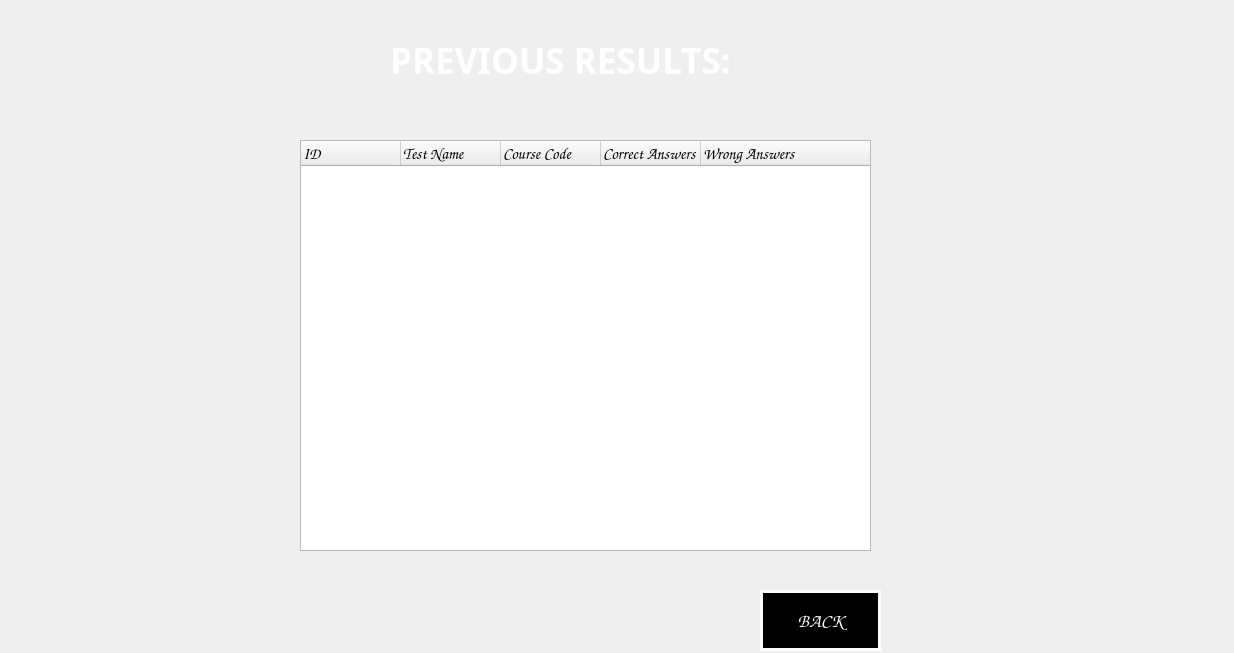
<?xml version="1.0" encoding="UTF-8"?>
<ui version="4.0">
 <class>viewPreviousResults</class>
 <widget class="QWidget" name="viewPreviousResults">
  <property name="geometry">
   <rect>
    <x>0</x>
    <y>0</y>
    <width>1234</width>
    <height>653</height>
   </rect>
  </property>
  <property name="windowTitle">
   <string>viewPreviousResults</string>
  </property>
  <widget class="QTreeWidget" name="treeWidget">
   <property name="geometry">
    <rect>
     <x>300</x>
     <y>140</y>
     <width>571</width>
     <height>411</height>
    </rect>
   </property>
   <property name="font">
    <font>
     <family>Comic Sans MS</family>
     <pointsize>12</pointsize>
     <weight>75</weight>
     <bold>true</bold>
    </font>
   </property>
   <column>
    <property name="text">
     <string>ID</string>
    </property>
   </column>
   <column>
    <property name="text">
     <string>Test Name</string>
    </property>
   </column>
   <column>
    <property name="text">
     <string>Course Code</string>
    </property>
   </column>
   <column>
    <property name="text">
     <string>Correct Answers</string>
    </property>
   </column>
   <column>
    <property name="text">
     <string>Wrong Answers</string>
    </property>
   </column>
   <column>
    <property name="text">
     <string/>
    </property>
   </column>
  </widget>
  <widget class="QLabel" name="username">
   <property name="geometry">
    <rect>
     <x>40</x>
     <y>30</y>
     <width>141</width>
     <height>51</height>
    </rect>
   </property>
   <property name="font">
    <font>
     <family>Comic Sans MS</family>
     <pointsize>18</pointsize>
     <weight>75</weight>
     <bold>true</bold>
    </font>
   </property>
   <property name="styleSheet">
    <string notr="true">color:white;</string>
   </property>
   <property name="text">
    <string/>
   </property>
  </widget>
  <widget class="QLabel" name="label">
   <property name="geometry">
    <rect>
     <x>360</x>
     <y>40</y>
     <width>401</width>
     <height>41</height>
    </rect>
   </property>
   <property name="font">
    <font>
     <family>Colonna MT</family>
     <pointsize>26</pointsize>
     <weight>75</weight>
     <bold>true</bold>
    </font>
   </property>
   <property name="styleSheet">
    <string notr="true">color:white;</string>
   </property>
   <property name="text">
    <string>PREVIOUS RESULTS:</string>
   </property>
   <property name="alignment">
    <set>Qt::AlignCenter</set>
   </property>
  </widget>
  <widget class="QPushButton" name="pushButton">
   <property name="geometry">
    <rect>
     <x>760</x>
     <y>590</y>
     <width>121</width>
     <height>61</height>
    </rect>
   </property>
   <property name="font">
    <font>
     <family>Comic Sans MS</family>
     <pointsize>14</pointsize>
     <weight>75</weight>
     <bold>true</bold>
    </font>
   </property>
   <property name="styleSheet">
    <string notr="true">border-image:none;
color:white;
background-color:inherit;
border:3px solid white;</string>
   </property>
   <property name="text">
    <string>BACK</string>
   </property>
  </widget>
 </widget>
 <layoutdefault spacing="6" margin="11"/>
 <resources/>
 <connections>
  <connection>
   <sender>pushButton</sender>
   <signal>clicked()</signal>
   <receiver>viewPreviousResults</receiver>
   <slot>BackButtonClicked()</slot>
   <hints>
    <hint type="sourcelabel">
     <x>607</x>
     <y>615</y>
    </hint>
    <hint type="destinationlabel">
     <x>476</x>
     <y>602</y>
    </hint>
   </hints>
  </connection>
 </connections>
 <slots>
  <slot>BackButtonClicked()</slot>
 </slots>
</ui>
